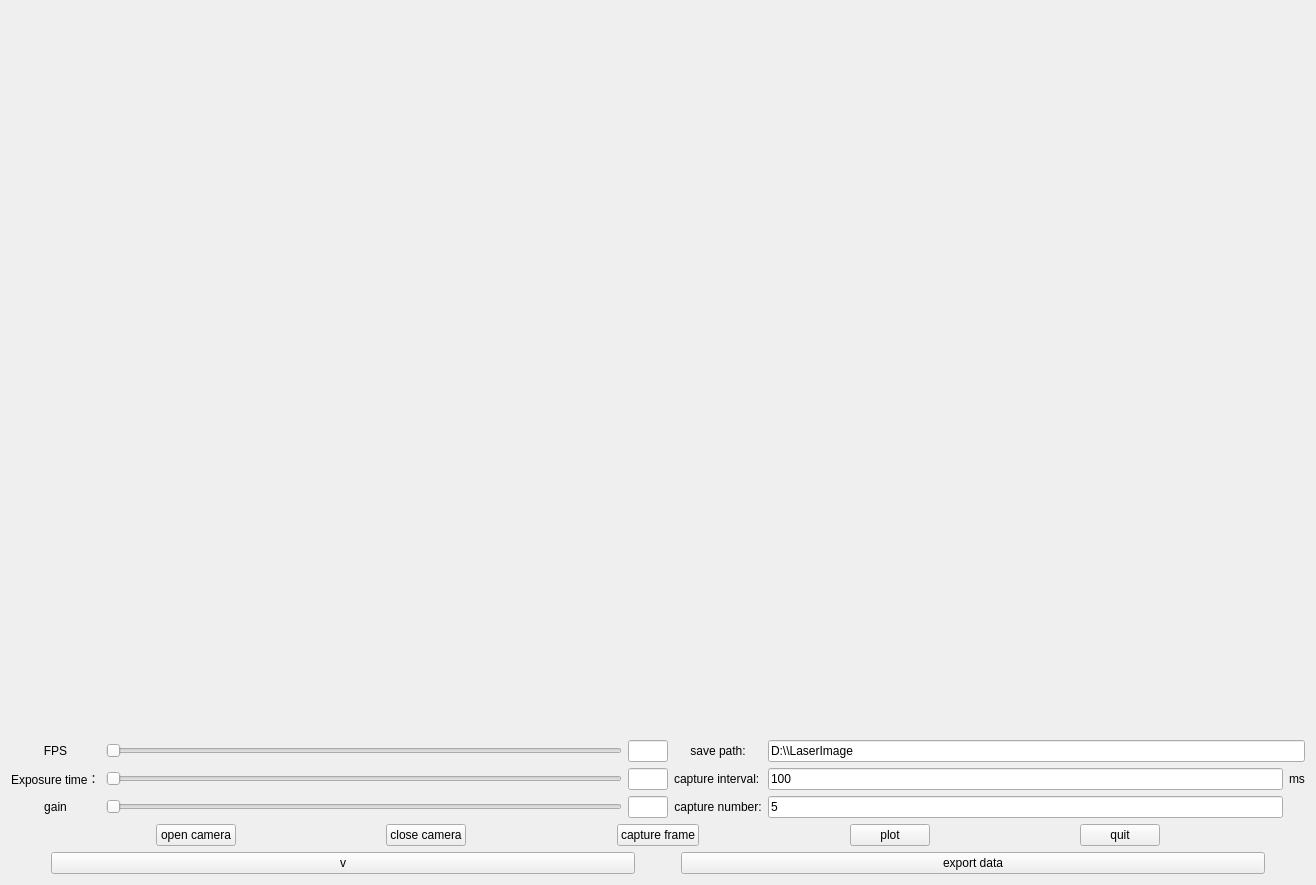
<?xml version="1.0" encoding="UTF-8"?>
<ui version="4.0">
 <class>widget</class>
 <widget class="QWidget" name="widget">
  <property name="geometry">
   <rect>
    <x>0</x>
    <y>0</y>
    <width>1316</width>
    <height>885</height>
   </rect>
  </property>
  <property name="windowTitle">
   <string>Form</string>
  </property>
  <layout class="QVBoxLayout" name="verticalLayout_2">
   <item>
    <layout class="QHBoxLayout" name="horizontalLayout_2">
     <property name="spacing">
      <number>0</number>
     </property>
     <property name="sizeConstraint">
      <enum>QLayout::SetNoConstraint</enum>
     </property>
     <item>
      <widget class="QLabel" name="label_VideoDisplay">
       <property name="text">
        <string/>
       </property>
      </widget>
     </item>
     <item>
      <spacer name="horizontalSpacer">
       <property name="orientation">
        <enum>Qt::Horizontal</enum>
       </property>
       <property name="sizeType">
        <enum>QSizePolicy::Fixed</enum>
       </property>
       <property name="sizeHint" stdset="0">
        <size>
         <width>20</width>
         <height>0</height>
        </size>
       </property>
      </spacer>
     </item>
     <item>
      <widget class="QLabel" name="label_laserdisplay">
       <property name="text">
        <string/>
       </property>
      </widget>
     </item>
    </layout>
   </item>
   <item>
    <layout class="QGridLayout" name="gridLayout">
     <item row="2" column="3">
      <widget class="QLabel" name="label_5">
       <property name="text">
        <string>capture number:</string>
       </property>
       <property name="alignment">
        <set>Qt::AlignCenter</set>
       </property>
      </widget>
     </item>
     <item row="2" column="1">
      <widget class="QSlider" name="horizontalSlider_SetGain">
       <property name="minimum">
        <number>16</number>
       </property>
       <property name="maximum">
        <number>64</number>
       </property>
       <property name="singleStep">
        <number>1</number>
       </property>
       <property name="orientation">
        <enum>Qt::Horizontal</enum>
       </property>
      </widget>
     </item>
     <item row="2" column="0">
      <widget class="QLabel" name="set_gain">
       <property name="text">
        <string>gain</string>
       </property>
       <property name="alignment">
        <set>Qt::AlignCenter</set>
       </property>
      </widget>
     </item>
     <item row="0" column="1">
      <widget class="QSlider" name="horizontalSlider_Setfps">
       <property name="orientation">
        <enum>Qt::Horizontal</enum>
       </property>
      </widget>
     </item>
     <item row="1" column="3">
      <widget class="QLabel" name="label_2">
       <property name="text">
        <string>capture interval:</string>
       </property>
      </widget>
     </item>
     <item row="2" column="4">
      <widget class="QLineEdit" name="lineEdit_Capturenumber">
       <property name="text">
        <string>5</string>
       </property>
      </widget>
     </item>
     <item row="1" column="5">
      <widget class="QLabel" name="label_3">
       <property name="text">
        <string>ms</string>
       </property>
      </widget>
     </item>
     <item row="0" column="4" colspan="2">
      <widget class="QLineEdit" name="lineEdit_Savepath">
       <property name="text">
        <string>D:\\LaserImage</string>
       </property>
      </widget>
     </item>
     <item row="0" column="2">
      <widget class="QLineEdit" name="lineEdit_fps">
       <property name="enabled">
        <bool>true</bool>
       </property>
       <property name="sizePolicy">
        <sizepolicy hsizetype="Fixed" vsizetype="Fixed">
         <horstretch>1</horstretch>
         <verstretch>0</verstretch>
        </sizepolicy>
       </property>
       <property name="maximumSize">
        <size>
         <width>40</width>
         <height>16777215</height>
        </size>
       </property>
       <property name="maxLength">
        <number>40</number>
       </property>
      </widget>
     </item>
     <item row="1" column="2">
      <widget class="QLineEdit" name="lineEdit_exposuretime">
       <property name="sizePolicy">
        <sizepolicy hsizetype="Fixed" vsizetype="Fixed">
         <horstretch>0</horstretch>
         <verstretch>0</verstretch>
        </sizepolicy>
       </property>
       <property name="maximumSize">
        <size>
         <width>40</width>
         <height>16777215</height>
        </size>
       </property>
      </widget>
     </item>
     <item row="1" column="0">
      <widget class="QLabel" name="set_Exposiretime">
       <property name="text">
        <string>Exposure time：</string>
       </property>
      </widget>
     </item>
     <item row="0" column="3">
      <widget class="QLabel" name="label">
       <property name="text">
        <string>save path:</string>
       </property>
       <property name="alignment">
        <set>Qt::AlignCenter</set>
       </property>
      </widget>
     </item>
     <item row="1" column="1">
      <widget class="QSlider" name="horizontalSlider_SetExposure">
       <property name="orientation">
        <enum>Qt::Horizontal</enum>
       </property>
      </widget>
     </item>
     <item row="1" column="4">
      <widget class="QLineEdit" name="lineEdit_Captureinterval">
       <property name="text">
        <string>100</string>
       </property>
      </widget>
     </item>
     <item row="0" column="0">
      <widget class="QLabel" name="set_FPS">
       <property name="text">
        <string>FPS</string>
       </property>
       <property name="alignment">
        <set>Qt::AlignCenter</set>
       </property>
      </widget>
     </item>
     <item row="2" column="2">
      <widget class="QLineEdit" name="lineEdit_gain">
       <property name="sizePolicy">
        <sizepolicy hsizetype="Fixed" vsizetype="Fixed">
         <horstretch>0</horstretch>
         <verstretch>0</verstretch>
        </sizepolicy>
       </property>
       <property name="maximumSize">
        <size>
         <width>40</width>
         <height>16777215</height>
        </size>
       </property>
      </widget>
     </item>
    </layout>
   </item>
   <item>
    <layout class="QHBoxLayout" name="horizontalLayout_3">
     <item>
      <spacer name="horizontalSpacer_5">
       <property name="orientation">
        <enum>Qt::Horizontal</enum>
       </property>
       <property name="sizeHint" stdset="0">
        <size>
         <width>40</width>
         <height>20</height>
        </size>
       </property>
      </spacer>
     </item>
     <item>
      <widget class="QPushButton" name="label_OpenCamera">
       <property name="text">
        <string>open camera</string>
       </property>
      </widget>
     </item>
     <item>
      <spacer name="horizontalSpacer_2">
       <property name="orientation">
        <enum>Qt::Horizontal</enum>
       </property>
       <property name="sizeHint" stdset="0">
        <size>
         <width>40</width>
         <height>20</height>
        </size>
       </property>
      </spacer>
     </item>
     <item>
      <widget class="QPushButton" name="label_CloseCamera">
       <property name="text">
        <string>close camera</string>
       </property>
      </widget>
     </item>
     <item>
      <spacer name="horizontalSpacer_3">
       <property name="orientation">
        <enum>Qt::Horizontal</enum>
       </property>
       <property name="sizeHint" stdset="0">
        <size>
         <width>40</width>
         <height>20</height>
        </size>
       </property>
      </spacer>
     </item>
     <item>
      <widget class="QPushButton" name="label_CaptureFrame">
       <property name="text">
        <string>capture frame</string>
       </property>
      </widget>
     </item>
     <item>
      <spacer name="horizontalSpacer_4">
       <property name="orientation">
        <enum>Qt::Horizontal</enum>
       </property>
       <property name="sizeHint" stdset="0">
        <size>
         <width>40</width>
         <height>20</height>
        </size>
       </property>
      </spacer>
     </item>
     <item>
      <widget class="QPushButton" name="label_PlotBloodFlow">
       <property name="text">
        <string>plot</string>
       </property>
      </widget>
     </item>
     <item>
      <spacer name="horizontalSpacer_7">
       <property name="orientation">
        <enum>Qt::Horizontal</enum>
       </property>
       <property name="sizeHint" stdset="0">
        <size>
         <width>40</width>
         <height>20</height>
        </size>
       </property>
      </spacer>
     </item>
     <item>
      <widget class="QPushButton" name="Label_quit">
       <property name="text">
        <string>quit</string>
       </property>
      </widget>
     </item>
     <item>
      <spacer name="horizontalSpacer_6">
       <property name="orientation">
        <enum>Qt::Horizontal</enum>
       </property>
       <property name="sizeHint" stdset="0">
        <size>
         <width>40</width>
         <height>20</height>
        </size>
       </property>
      </spacer>
     </item>
    </layout>
   </item>
   <item>
    <layout class="QHBoxLayout" name="horizontalLayout">
     <item>
      <spacer name="horizontalSpacer_8">
       <property name="orientation">
        <enum>Qt::Horizontal</enum>
       </property>
       <property name="sizeType">
        <enum>QSizePolicy::Fixed</enum>
       </property>
       <property name="sizeHint" stdset="0">
        <size>
         <width>40</width>
         <height>20</height>
        </size>
       </property>
      </spacer>
     </item>
     <item>
      <widget class="QPushButton" name="pushButton_v1">
       <property name="text">
        <string>v</string>
       </property>
      </widget>
     </item>
     <item>
      <spacer name="horizontalSpacer_9">
       <property name="orientation">
        <enum>Qt::Horizontal</enum>
       </property>
       <property name="sizeType">
        <enum>QSizePolicy::Fixed</enum>
       </property>
       <property name="sizeHint" stdset="0">
        <size>
         <width>40</width>
         <height>20</height>
        </size>
       </property>
      </spacer>
     </item>
     <item>
      <widget class="QPushButton" name="pushButton_2">
       <property name="text">
        <string>export data</string>
       </property>
      </widget>
     </item>
     <item>
      <spacer name="horizontalSpacer_10">
       <property name="orientation">
        <enum>Qt::Horizontal</enum>
       </property>
       <property name="sizeType">
        <enum>QSizePolicy::Fixed</enum>
       </property>
       <property name="sizeHint" stdset="0">
        <size>
         <width>40</width>
         <height>20</height>
        </size>
       </property>
      </spacer>
     </item>
    </layout>
   </item>
  </layout>
 </widget>
 <resources/>
 <connections/>
</ui>
